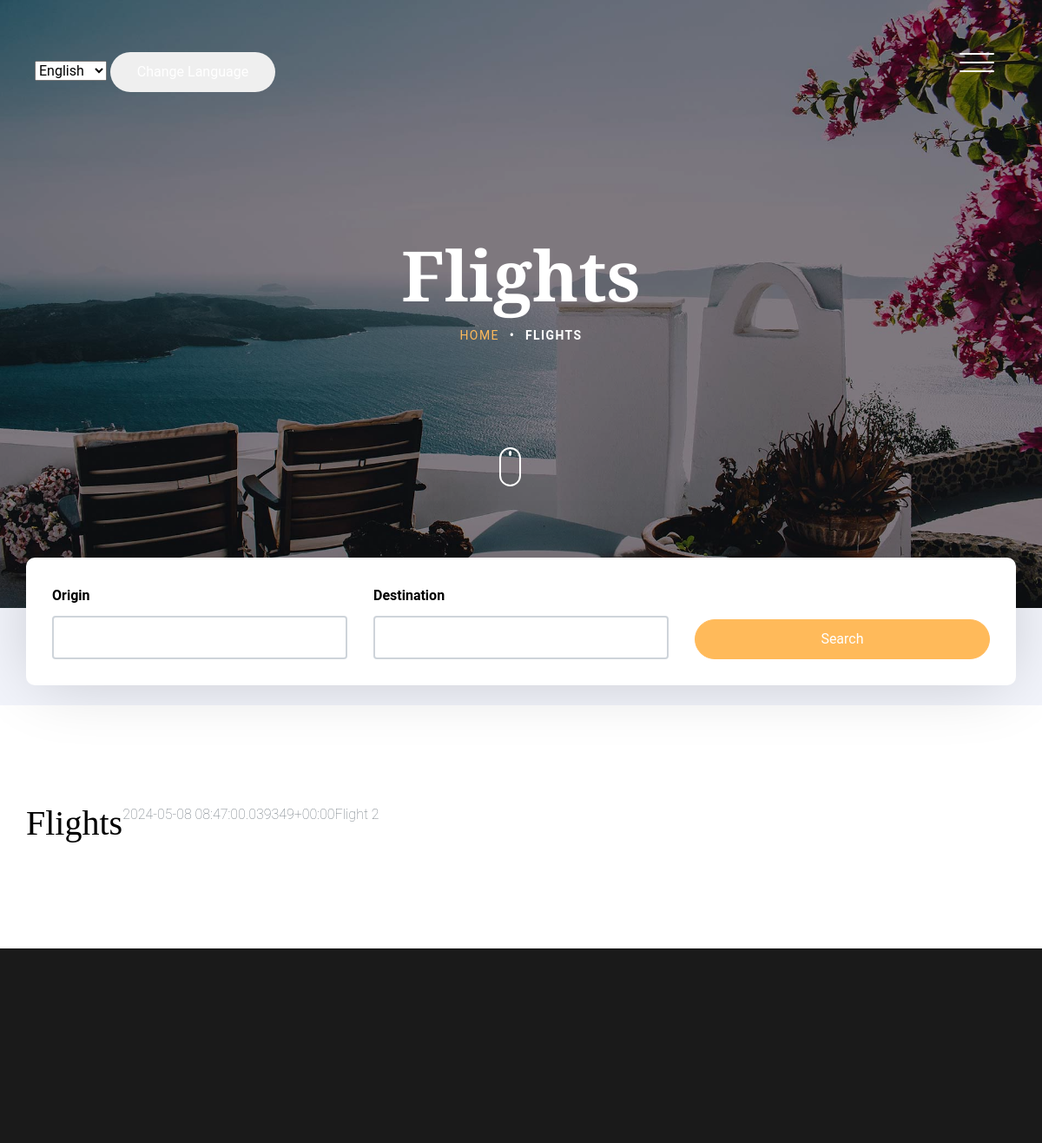
/flights/ (signed in), run on an earlier commit of the app's database.
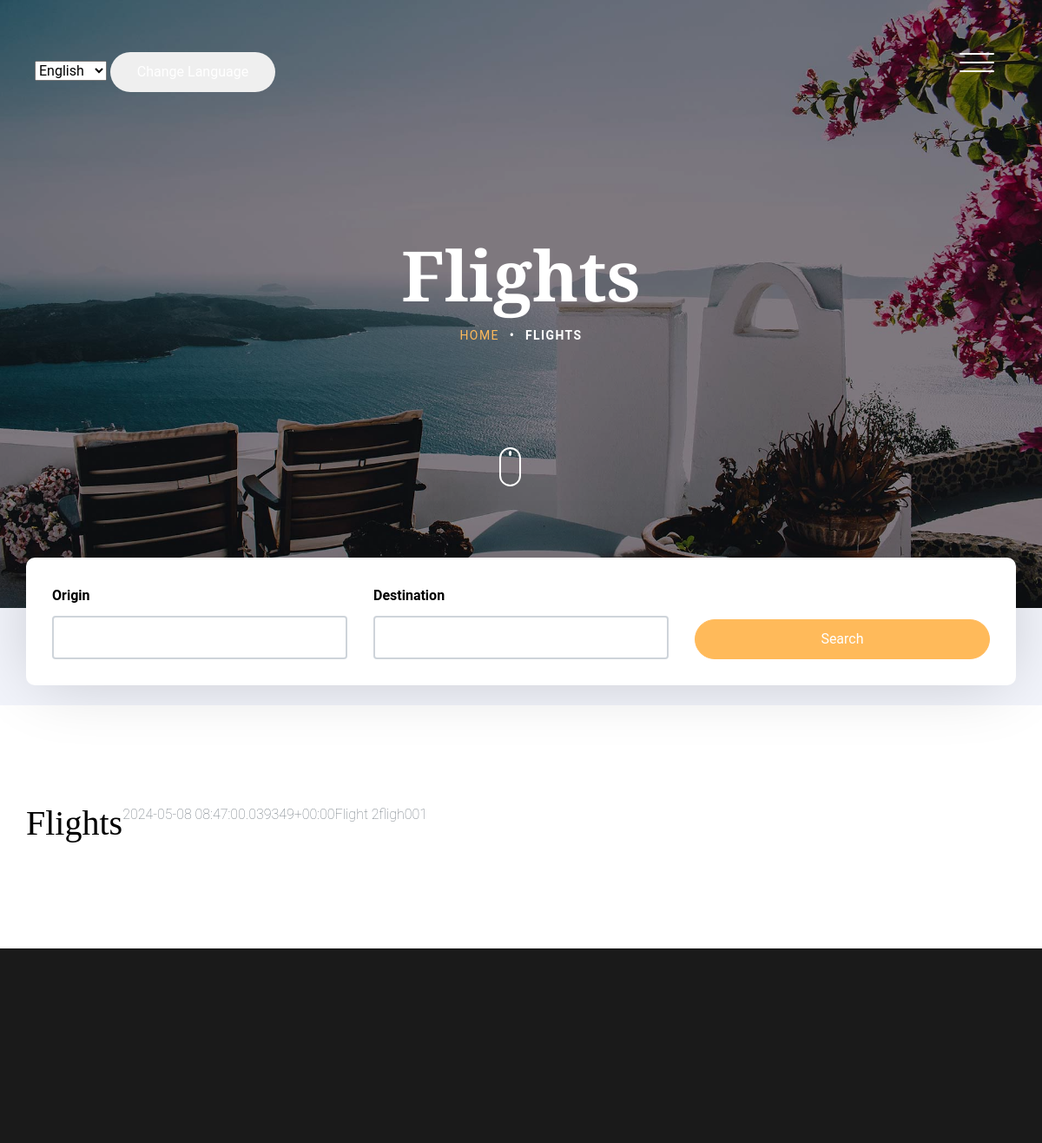
And on a later commit of the database.
### flights/models.py (models this page shows, shortened)
class Flight(models.Model):
  name = models.CharField(max_length=255, unique=True)
  airline = models.CharField(max_length=255)
  price = models.DecimalField(max_digits=10, decimal_places=2)
  created_at = models.DateTimeField(auto_now_add=True)
  updated_at = models.DateTimeField(auto_now=True)

### flights/views.py (the view, shortened to what this page needs)
# urls.py: path('', views.FlightSearchView.as_view(), name='flight_search'),
class FlightSearchView(LoginRequiredMixin, FormView):
  template_name = 'flights/flights_search.html'
  form_class = FlightForm
  def get(self, request, *args, **kwargs):
    form = self.get_form()
    flights = Flight.objects.all()
    origin = self.request.GET.get('origin')
    destination = self.request.GET.get('destination')
    generated_route = None
    context = self.get_context_data(form=form, generated_route=generated_route, flights=flights)
    return self.render_to_response(context)

### flights/forms.py (shortened to what this page needs)
class FlightForm(forms.Form):
    origin = forms.CharField(required=True, widget=forms.TextInput(
        attrs={
            'class': 'form-control',
        }
    ))
    destination = forms.CharField(required=True, widget=forms.TextInput(
        attrs={
            'class': 'form-control',
        }
    ))

### flights/templates/flights/flights_search.html (shortened to what this page needs)
{% extends 'base.html' %}
{% load i18n %}
{% block content %}
<section class="site-hero inner-page overlay" style="background-image: url(/static/images/hero_4.jpg)" data-stellar-background-ratio="0.5">
  <div class="container">
    <div class="row site-hero-inner justify-content-center align-items-center">
      <div class="col-md-10 text-center" data-aos="fade">
        <h1 class="heading mb-3">
          {% if request.GET.search %}
            {% trans "Search Results" %}
          {% else %}
            {% trans "Flights" %}
          {% endif %}
        </h1>
        <ul class="custom-breadcrumbs mb-4">
          {% if request.GET.search %}
            <li>({{request.GET.search}})</li>
          {% else %}
            <li><a href="{% url 'recommendations:home' %}">{% trans "Home" %}</a></li>
            <li>&bullet;</li>
            <li>{% trans "Flights" %}</li>
          {% endif %}
        </ul>
      </div>
    </div>
  </div>
  <a class="mouse smoothscroll" href="#next">
    <div class="mouse-icon">
      <span class="mouse-wheel"></span>
    </div>
  </a>
</section>
<section class="section bg-light pb-0">
  <div class="container">
      <div class="row check-availabilty" id="next">
          <div class="block-32" data-aos="fade-up" data-aos-offset="-200">
              <form method="post">
                  <div class="row">
                      <div class="col-md-3 mb-3 mb-lg-0 col-lg-4">
                          <label for="checkin_date" class="font-weight-bold text-black">{% trans "Origin" %}</label>
                          <div class="field-icon-wrap">
                              {{form.origin}}
                          </div>
                      </div>
                      <div class="col-md-3 mb-3 mb-lg-0 col-lg-4">
                        <label for="checkin_date" class="font-weight-bold text-black">{% trans "Destination" %}</label>
                        <div class="field-icon-wrap">
                            {{form.destination}}
                        </div>
                    </div>
                      <div class="col-md-4 col-lg-4 align-self-end">
                          <button class="btn btn-primary btn-block text-white" type="submit">{% trans "Search" %}</button>
                      </div>
                  </div>
              </form>
          </div>
      </div>
  </div>
</section>
<section class="section">
  <div class="container">
    <div class="row">
      {% if generated_route %}
        <div class="col-md-6 col-lg-4 mb-5" data-aos="fade-up">
          <a href="{% url 'flights:generated_route' generated_route.pk %}" class="room">
            <div class="p-3 text-center room-info">
              <h2>{{ generated_route.get_name }}</h2>
              <span class="text-uppercase letter-spacing-1">origin -> destination</span>
            </div>
          </a>
        </div>
      {% else %}
        <h1>{% trans "Flights" %}</h1>
        <br>
        {% for flight in flights %}
          <p>{{flight.name}}</p>
        {% endfor %}
      {% endif %}
    </div>
  </div>
</section>
{% endblock %}

What changed in the data, as far as the page shows it:
added Flight: name "fligh001"
